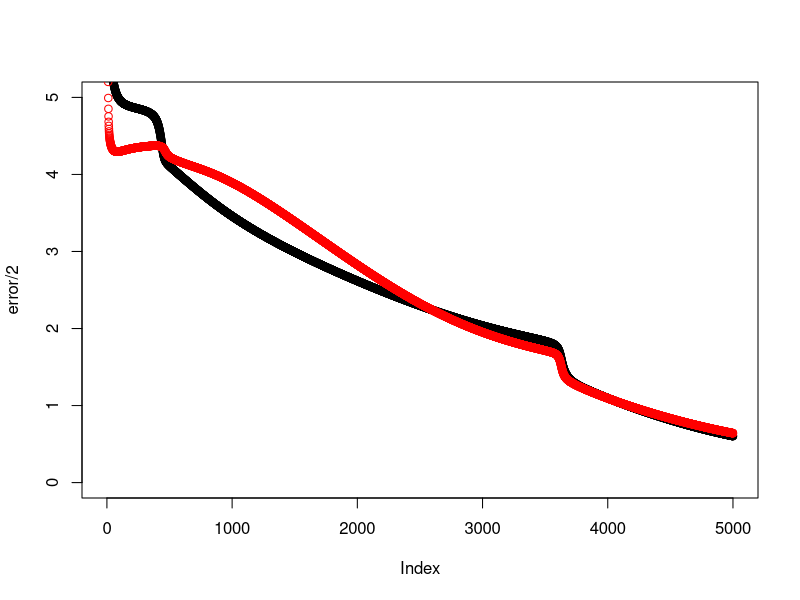
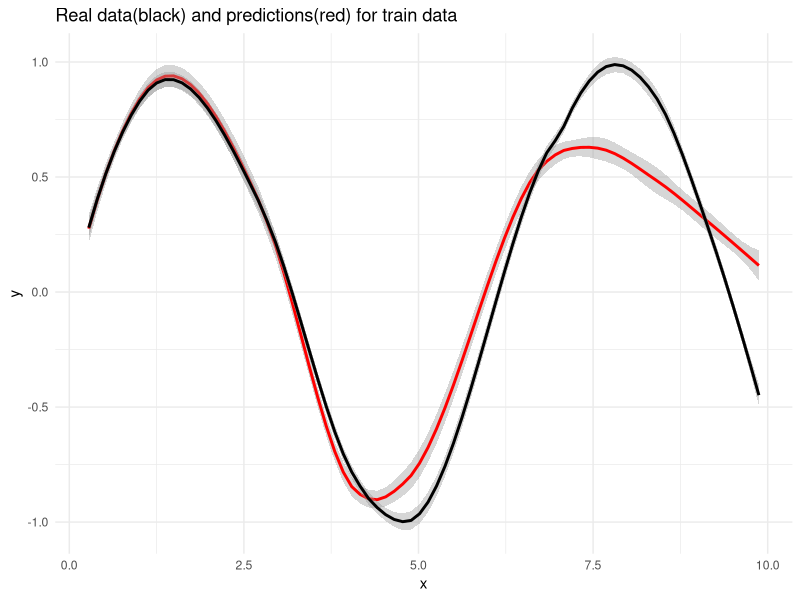
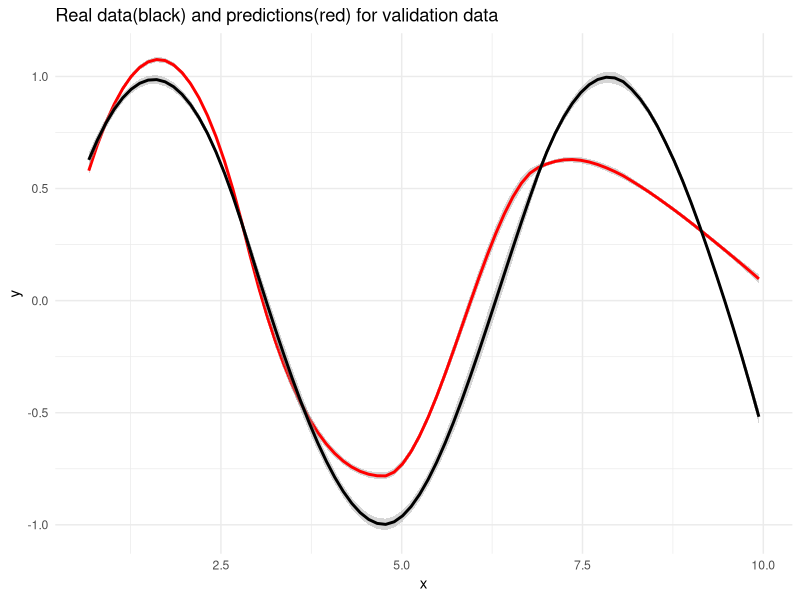

Reproduce these figures in R, in order.
## ---- chunk 1
knitr::opts_chunk$set(echo = FALSE, fig.width = 5, fig.height = 3, 
                      fig.align = "center",
                      warning = F, error = F, message = F)
## ---- chunk 2
library(ggplot2)
set.seed(1234567890)

#create random dataset
Var <- runif(50, 0, 10)
trva <- data.frame(Var, Sin=sin(Var))

#split it in training and validation data
tr <- trva[1:25,] # Training
va <- trva[26:50,] # Validation

# vector for activation untis
alpha = c()

#vector for hidden units
z = c()

# create random weights and bias
w_j <- runif(10, -1, 1)
b_j <- runif(10, -1, 1)
w_k <- runif(10, -1, 1)
b_k <- runif(1, -1, 1)

# learning rate
l_rate <- 1/nrow(tr)^2
n_ite = 5000 # number of iterations
error <- rep(0, n_ite) #error for training data
error_va <- rep(0, n_ite) # error for validation data


#loop for all iterations
for(i in 1:n_ite) {
  # we want to reduce the error
  # for that reason we are upadating the weights 
  # first we calculater the error
  # error for training data
    for(n in 1:nrow(tr)){
      # same process like forward propagation
      # we use the train data to calculate the error
      # calculate activation unit 
      alpha = w_j * tr[n,1] + b_j
      
      # Use the activation function tanh to calculate all the hidden units
      # from the hidden layer
      z = tanh(alpha)
      
      # calculate output layer
      y_k = sum(w_k * z) + b_k
      
      # calculate first error for training data 
      error[i] = error[i] + (y_k - tr[n,2])^2
  }
  
  # error for validation data
    
  for(n in 1:nrow(va)){
      
    # same process as before 
  
      # calculate activation unit
    
      alpha = w_j * va[n, 1] + b_j
      
      # hidden units for the hidden layer using the activation function
      
      z = tanh(alpha)
      
      # calculate output layer
      y_k = sum(w_k * z) + b_k
      
      # calculate error for validation data 
      error_va[i] = error_va[i] + (y_k - va[n, 2])^2
    }

  #cat("i: ", i, ", error: ", error[i]/2, ", error_va: ", error_va[i]/2, "\n")
  #flush.console()
  
  for(n in 1:nrow(tr)) {
    
    # forward propagation: Your code here
    # calculate the activation units
    alpha = tr[n,1]*w_j + b_j
    
    #calculate the Z's 
    z = tanh(alpha)
    
    # produce the output
    y_k = sum(z*w_k) + b_k
    
    #Compute delta for the output units(one value).
    delta_k = y_k - tr[n,2]
    
    # backward propagation: 
    # we have to update  our weights
    # calculate delta_j for the hidden units
    # vector with one value for each hidden unit
    delta_j = (1- z^2)*w_k*delta_k 
    
    #For each new weight we have the old one ,
    #- the learning rate * the partial derivative of error function 
    #with respect to the weight 
    # one vector of with lenght as many hidden units we have (10)
    #With this way we update the weights for the hidden units
     w_k = w_k - l_rate*(delta_k*z)
    
    # Now we update the weights for the input
    # Same formula as before ,instead the hidden units,
    #we take the training value 
     w_j = w_j - l_rate*(delta_j*tr[n,1])
    
    #Except for the weights we also have to update the bais.
    # we use the same formula as in the weights with one different.
    # bias for the hidden unit
     b_k = b_k - l_rate*delta_k
     
     # bias for the input 
     b_j = b_j - l_rate*delta_j
     
  }
}

# plot the error (both training and validation ) for all the errors  
 plot(error/2, ylim=c(0, 5))
 points(error_va/2, col = "red")

# predictions for training data
predictions_train = c()

for(n in 1:nrow(tr)){

  #The same procedure as before 
  alpha = w_j * tr[n,1] + b_j
  z = tanh(alpha)
  y_k = sum(w_k * z) + b_k
  predictions_train = c(predictions_train,y_k)
}  


#predict for the validation data
predictions_valid = c()
for(n in 1:nrow(va)){

  #The same procedure as before 
  alpha = w_j * va[n,1] + b_j
  z = tanh(alpha)
  y_k = sum(w_k * z) + b_k
  predictions_valid = c(predictions_valid,y_k)
}  

#Create plot for the real values 
# train and validation data in one plot 
# create a common data frame
df = cbind(tr,va)
colnames(df) = c("train_var","train_sin","valid_var","valid_sin")

#plot the real values
# ggplot(df)+
#   geom_smooth(aes(x = df[,1], y = df[,2]),color = "red") +
#   geom_smooth(aes(x = df[,3], y = df[,4]), color = "black") 

# plot the predictions for train data
#create a data frame

df_train = data.frame(real = tr$Var, 
                      predictions = predictions_train,real_va = tr$Sin)

ggplot(df_train)+ 
  stat_smooth(mapping = aes(x = df_train$real,y = df_train$predictions ),
              color = "red",span  = 0.4)+
  stat_smooth(mapping = aes(x = df_train$real,y = df_train$real_va ),
              color = "black", span = 0.40 ) + 
  labs(title = "Real data(black) and predictions(red) for train data",
       x = "x" , y = "y") +
  theme_minimal()


# plot the predictions for validation data
#create a data frame

df_valid = data.frame(real = va$Var,
                      predictions = predictions_valid,real_va = va$Sin)

ggplot(df_valid)+ 
  stat_smooth(mapping = aes(x = df_valid$real,y = df_valid$predictions ),
              color = "red",span  = 0.4)+
  stat_smooth(mapping = aes(x = df_valid$real,y = df_valid$real_va ),
              color = "black",span = 0.40 ) + 
  labs(title = "Real data(black) and predictions(red) for validation data",
       x = "x" , y = "y") +
  theme_minimal()

